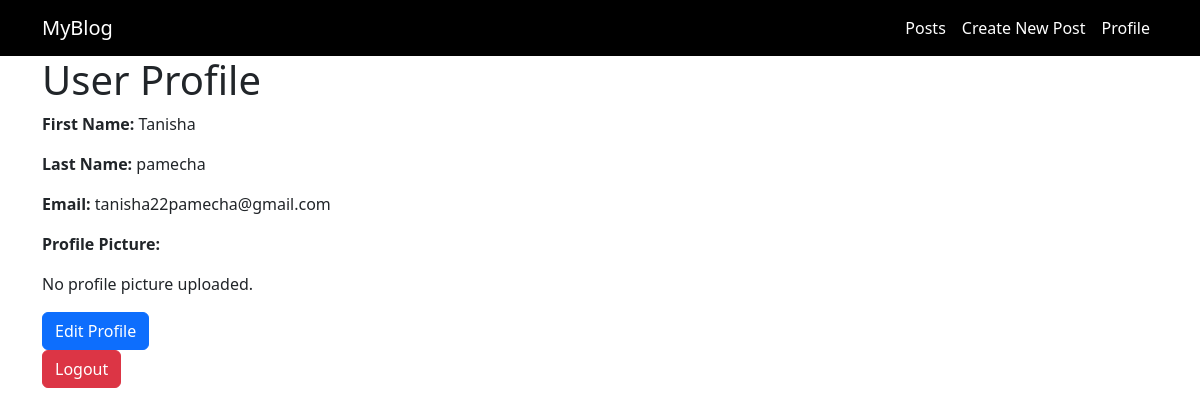
The app's page /profile/ (signed in), older data.
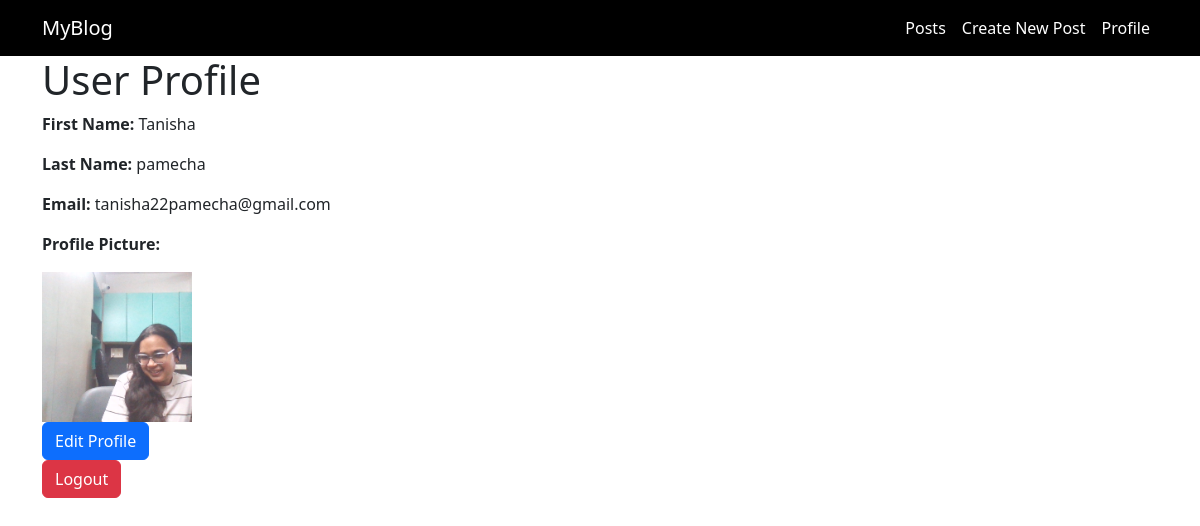
The same page, newer data.
### blog/models.py (models this page shows, shortened)
class Profile(models.Model):
    user = models.OneToOneField(User, on_delete=models.CASCADE)
    profile_picture = models.ImageField(upload_to='profile_pics/', blank=True, null=True)
    first_name = models.CharField(max_length=100, blank=True, null=True)
    last_name = models.CharField(max_length=100, blank=True, null=True)
    email = models.EmailField(blank=True, null=True)

### blog/views.py (the view)
# urls.py: path('profile/', views.profile_view, name='profile'),
@login_required
def profile_view(request):
    profile = Profile.objects.get(user=request.user)
    editing = request.GET.get('edit') == 'true'
    if request.method == 'POST':
        form = ProfileForm(request.POST, request.FILES, instance=profile)
        if form.is_valid():
            form.save()
            messages.success(request, 'Profile updated successfully!')
            return redirect('profile')
        else:
            messages.error(request, 'Please correct the errors below.')
    else:
        form = ProfileForm(instance=profile)
    return render(request, 'blog/profile.html', {'form': form, 'profile': profile, 'editing': editing})

### blog/templates/blog/profile.html (shortened to what this page needs)
{% extends 'blog/base.html' %}
{% block content %}
    <div class="profile-container">
        <h1>User Profile</h1>
        {% if not editing %}
            <div class="profile-details">
                <p><strong>First Name:</strong> {{ profile.first_name }}</p>
                <p><strong>Last Name:</strong> {{ profile.last_name }}</p>
                <p><strong>Email:</strong> {{ profile.email }}</p>
                <p><strong>Profile Picture:</strong></p>
                {% if profile.profile_picture %}
                    <img src="{{ profile.profile_picture.url }}" alt="Profile Picture" style="width: 150px; height: 150px; object-fit: cover;">
                {% else %}
                    <p>No profile picture uploaded.</p>
                {% endif %}
            </div>
            <div class="profile-actions">
                <a href="?edit=true" class="btn btn-primary">Edit Profile</a>
                <form method="POST" action="{% url 'logout' %}">
                    <button type="submit" class="btn btn-danger">Logout</button>
                </form>
            </div>
        {% endif %}
    </div>
{% endblock %}

Row changes from the older to the newer data that the page shows:
changed Profile "Tanisha": profile_picture: picture added
Text that changed along with them:
text no longer shown: "No profile picture uploaded."
